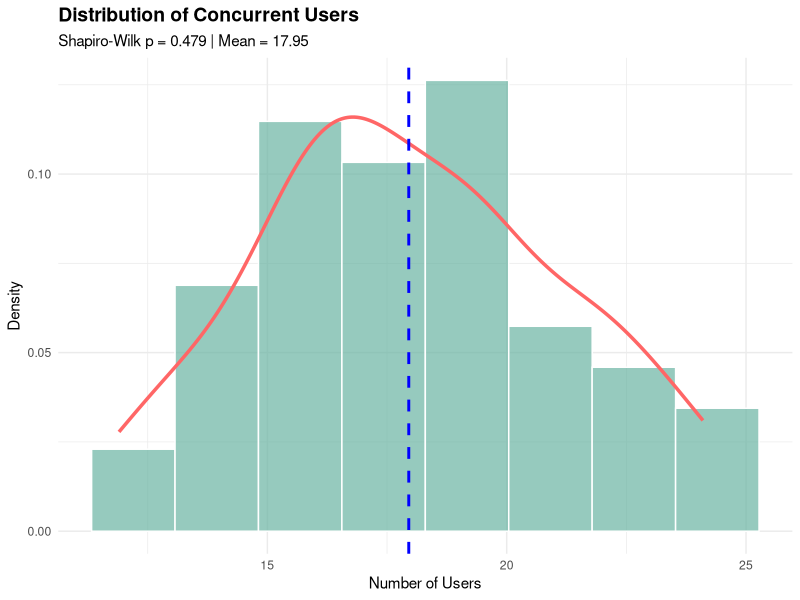

Recreate this plot in R.
# --- PART 3: ADVANCED DATA ANALYSIS (PREMIUM) ---
library(ggplot2)

# 1. Load Data Manually (Ensures reproducibility)
concurrent_data <- c(17.2, 22.1, 18.5, 17.2, 18.6, 14.8, 21.7, 15.8, 16.3, 22.8, 
                     24.1, 13.3, 16.2, 17.5, 19.0, 23.9, 14.8, 22.2, 21.7, 20.7, 
                     13.5, 15.8, 13.1, 16.1, 21.9, 23.9, 19.3, 12.0, 19.9, 19.4, 
                     15.4, 16.7, 19.5, 16.2, 16.9, 17.1, 20.2, 13.4, 19.8, 17.7, 
                     19.7, 18.7, 17.6, 15.9, 15.2, 17.1, 15.0, 18.8, 21.6, 11.9)

# Create a data frame for ggplot
df <- data.frame(Users = concurrent_data)

# 2. Assumption Checking (Normality)
#    A t-test assumes the data is normally distributed.
cat("================================================\n")
cat("   PART 3: DATA ANALYSIS & INFERENCE            \n")
cat("================================================\n")

shapiro_res <- shapiro.test(concurrent_data)
cat("1. Normality Check (Shapiro-Wilk Test):\n")
print(shapiro_res)

if(shapiro_res$p.value > 0.05) {
  cat(">> CONCLUSION: p > 0.05. Data is Normal. T-test is valid.\n")
} else {
  cat(">> CONCLUSION: p < 0.05. Data is NOT Normal (Use Wilcoxon).\n")
}

# 3. Visualization: Histogram + Density Curve
#    This visually confirms what the Shapiro test told us.
mean_val <- mean(concurrent_data)

p2 <- ggplot(df, aes(x = Users)) +
  # Histogram
  geom_histogram(aes(y = ..density..), bins = 8, 
                 fill = "#69b3a2", color = "white", alpha = 0.7) +
  # Density Curve (Smooth)
  geom_density(color = "#FF6666", size = 1.2) +
  # Mean Line
  geom_vline(aes(xintercept = mean_val), color = "blue", linetype = "dashed", size = 1) +
  # Labels
  labs(title = "Distribution of Concurrent Users",
       subtitle = paste("Shapiro-Wilk p =", round(shapiro_res$p.value, 3), 
                        "| Mean =", round(mean_val, 2)),
       x = "Number of Users",
       y = "Density") +
  theme_minimal() +
  theme(plot.title = element_text(face = "bold", size = 14))

ggsave("Distribution_Check.png", p2, width = 8, height = 5, dpi = 300)

# 4. Statistical Inference (One-Sample t-test)
#    Hypothesis: Is the mean > 15?
cat("------------------------------------------------\n")
cat("2. Statistical Inference (t-test):\n")
t_test_res <- t.test(concurrent_data, mu = 15, alternative = "greater")
print(t_test_res)

cat("------------------------------------------------\n")
cat("Result Interpretation:\n")
cat("P-value:   ", t_test_res$p.value, "\n")
if(t_test_res$p.value < 0.05) {
  cat("Decision:   REJECT Null Hypothesis.\n")
  cat("Conclusion: Average users are significantly greater than 15.\n")
} else {
  cat("Decision:   FAIL TO REJECT Null Hypothesis.\n")
}
cat("[INFO] Plot saved as 'Distribution_Check.png'\n")